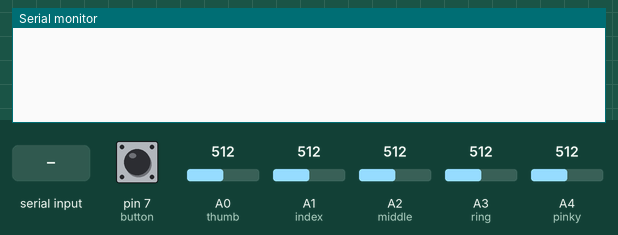
Recording of a sketch running on a simulated Arduino Uno, built with avr-gcc and run on an emulated ATmega328P. Shown: the last lines printed to the serial monitor. The inputs (shaded band) are chosen by the test bench; at power-on: pin 7 (button) LOW, A0 (thumb) = 512, A1 (index) = 512, A2 (middle) = 512, A3 (ring) = 512, A4 (pinky) = 512.

Above: at 1.2 s.
1.3 s: pin 7 (button) pulled HIGH for 0.15 s
At 2.6 s:
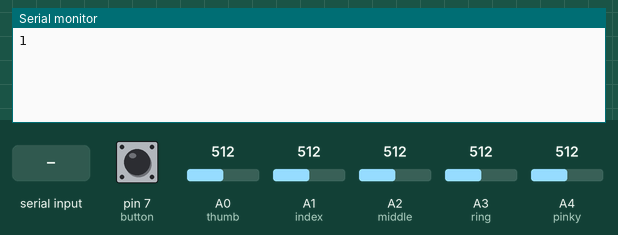
2.9 s: "1" received over Serial
At 2.97 s:
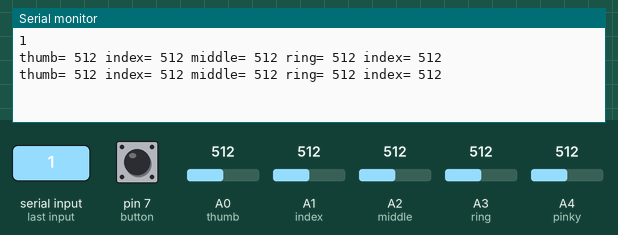

The sketch:

ReadValues.ino
```cpp
int thumb = A0;    // select the input pin for the potentiometer
int index = A1;
int middle = A2;
int ring = A3;
int pinky = A4;
int LED = 13;
int button = 7;      // select the pin for the LED
int sensorValue = 0;  // variable to store the value coming from the sensor
int sensorValue1 = 0;  // variable to store the value coming from the sensor
int sensorValue2 = 0;  // variable to store the value coming from the sensor
int sensorValue3 = 0;  // variable to store the value coming from the sensor
int sensorValue4 = 0;  // variable to store the value coming from the sensor
int buttonState = LOW;
int prevState = LOW;
unsigned long lastDebounceTime = 0;
unsigned long debounceDelay = 60;
int incomingByte = 0;
void setup() {
  Serial.begin(9600);
}

void loop() {
  buttonState = digitalRead(button);

  if ((millis() - lastDebounceTime) > debounceDelay){
    if(buttonState == HIGH && prevState == LOW){
      lastDebounceTime = millis();
      prevState = HIGH;
      Serial.println("1"); //send start sentinel to PC
    }
    else if(buttonState == LOW){
      prevState = LOW;
      lastDebounceTime = millis();
    }
  }


  if(Serial.available()>0){
    incomingByte = Serial.read();
    //Serial.println(incomingByte);

    while(Serial.available() == 0){
        if(incomingByte == 49){ //ASCII for 1

          sensorValue = analogRead(thumb);
          sensorValue1 = analogRead(index);
          sensorValue2 = analogRead(middle);
          sensorValue3 = analogRead(ring);
          sensorValue4 = analogRead(pinky);

          Serial.print("thumb= ");
          Serial.print(sensorValue);
          Serial.print(" ");
          Serial.print("index= ");
          Serial.print(sensorValue1);
          Serial.print(" ");
          Serial.print("middle= ");
          Serial.print(sensorValue2);
          Serial.print(" ");
          Serial.print("ring= ");
          Serial.print(sensorValue3);
          Serial.print(" ");
          Serial.print("index= ");
          Serial.println(sensorValue4);
        }
        else if(incomingByte == 83){ //ASCII for 'S' : Stop sentinel
          incomingByte = 0;
          break;
        }
      }
  }


}
```

Measured:
- after the input at 1.3 s, the serial monitor: prints a new line at once (image 1)
- after the input at 2.9 s, the serial monitor: prints a new line at once (image 2)
